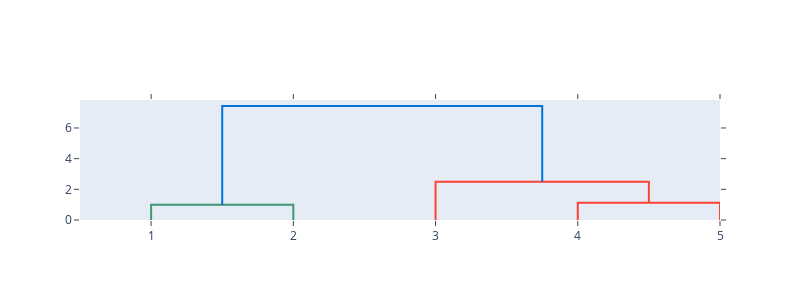
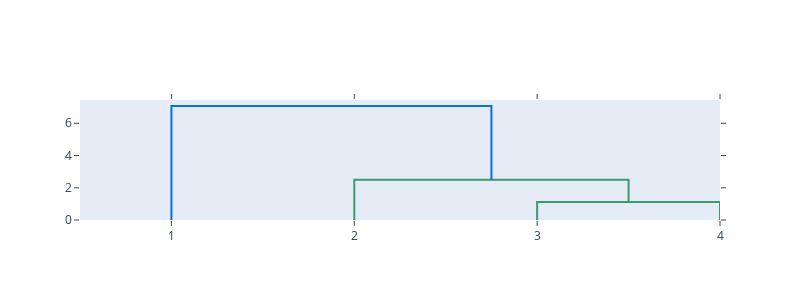
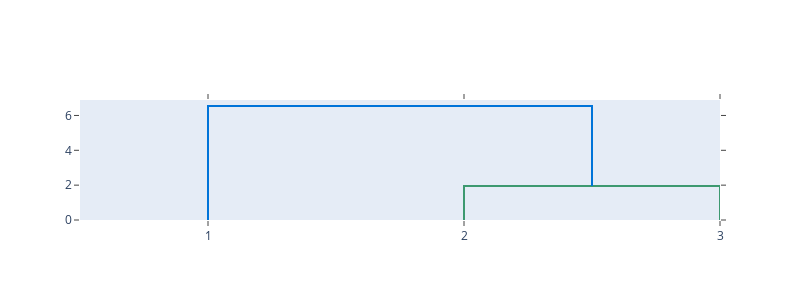
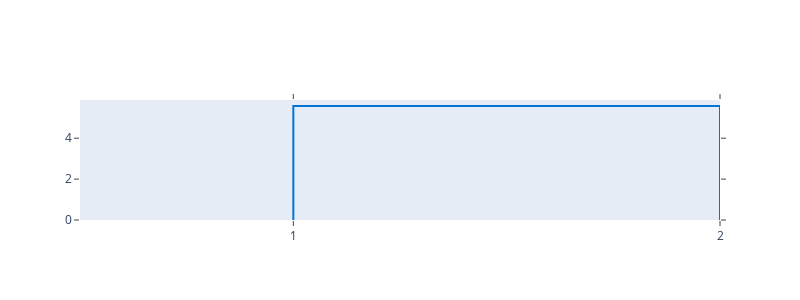

The notebook cell these images were saved under, in order:
### Code cell
X=np.array([[1,1],[2,1],[5,4],[6,5],[6.5,6]])
import plotly.figure_factory as ff
## write your code here
cluster=[]
print(X)
while X.shape!=(1,2):
  X1=X.transpose()
  lab=np.linspace(1,X1.shape[1],X1.shape[1])
  fig = ff.create_dendrogram(X1.T, labels=lab)
  fig.update_layout(width=800, height=300)
  fig.show()
  X,cluster = combine(X,cluster)
  print("Combined Points",cluster[-1]+np.ones((1,2)))


  print('\nMean of clusters after every iteration: \n\n',X)
print('\ncluster combination order: \n\n',cluster+np.ones((len(cluster),2)))

## validate from inbuilt Dendogram

### Figure 1 — Plotly figure (JSON) as saved in the notebook; plotly's stock layout.template omitted (floating-point values rounded to 4 significant figures)
{"data": [{"hoverinfo": "text", "marker": {"color": "rgb(61,153,112)"}, "mode": "lines", "type": "scatter", "x": [5, 5, 15, 15], "xaxis": "x", "y": [0, 1, 1, 0], "yaxis": "y"}, {"hoverinfo": "text", "marker": {"color": "rgb(255,65,54)"}, "mode": "lines", "type": "scatter", "x": [35, 35, 45, 45], "xaxis": "x", "y": [0, 1.118, 1.118, 0], "yaxis": "y"}, {"hoverinfo": "text", "marker": {"color": "rgb(255,65,54)"}, "mode": "lines", "type": "scatter", "x": [25, 25, 40, 40], "xaxis": "x", "y": [0, 2.5, 2.5, 1.118], "yaxis": "y"}, {"hoverinfo": "text", "marker": {"color": "rgb(0,116,217)"}, "mode": "lines", "type": "scatter", "x": [10, 10, 32.5, 32.5], "xaxis": "x", "y": [1, 7.433, 7.433, 2.5], "yaxis": "y"}], "layout": {"autosize": false, "height": 300, "hovermode": "closest", "showlegend": false, "width": 800, "xaxis": {"mirror": "allticks", "rangemode": "tozero", "showgrid": false, "showline": true, "showticklabels": true, "tickmode": "array", "ticks": "outside", "ticktext": [1, 2, 3, 4, 5], "tickvals": [5, 15, 25, 35, 45], "type": "linear", "zeroline": false}, "yaxis": {"mirror": "allticks", "rangemode": "tozero", "showgrid": false, "showline": true, "showticklabels": true, "ticks": "outside", "type": "linear", "zeroline": false}}}

### Figure 2 — Plotly figure (JSON) as saved in the notebook; plotly's stock layout.template omitted (floating-point values rounded to 4 significant figures)
{"data": [{"hoverinfo": "text", "marker": {"color": "rgb(61,153,112)"}, "mode": "lines", "type": "scatter", "x": [25, 25, 35, 35], "xaxis": "x", "y": [0, 1.118, 1.118, 0], "yaxis": "y"}, {"hoverinfo": "text", "marker": {"color": "rgb(61,153,112)"}, "mode": "lines", "type": "scatter", "x": [15, 15, 30, 30], "xaxis": "x", "y": [0, 2.5, 2.5, 1.118], "yaxis": "y"}, {"hoverinfo": "text", "marker": {"color": "rgb(0,116,217)"}, "mode": "lines", "type": "scatter", "x": [5, 5, 22.5, 22.5], "xaxis": "x", "y": [0, 7.071, 7.071, 2.5], "yaxis": "y"}], "layout": {"autosize": false, "height": 300, "hovermode": "closest", "showlegend": false, "width": 800, "xaxis": {"mirror": "allticks", "rangemode": "tozero", "showgrid": false, "showline": true, "showticklabels": true, "tickmode": "array", "ticks": "outside", "ticktext": [1, 2, 3, 4], "tickvals": [5, 15, 25, 35], "type": "linear", "zeroline": false}, "yaxis": {"mirror": "allticks", "rangemode": "tozero", "showgrid": false, "showline": true, "showticklabels": true, "ticks": "outside", "type": "linear", "zeroline": false}}}

### Figure 3 — Plotly figure (JSON) as saved in the notebook; plotly's stock layout.template omitted (floating-point values rounded to 4 significant figures)
{"data": [{"hoverinfo": "text", "marker": {"color": "rgb(61,153,112)"}, "mode": "lines", "type": "scatter", "x": [15, 15, 25, 25], "xaxis": "x", "y": [0, 1.953, 1.953, 0], "yaxis": "y"}, {"hoverinfo": "text", "marker": {"color": "rgb(0,116,217)"}, "mode": "lines", "type": "scatter", "x": [5, 5, 20, 20], "xaxis": "x", "y": [0, 6.543, 6.543, 1.953], "yaxis": "y"}], "layout": {"autosize": false, "height": 300, "hovermode": "closest", "showlegend": false, "width": 800, "xaxis": {"mirror": "allticks", "rangemode": "tozero", "showgrid": false, "showline": true, "showticklabels": true, "tickmode": "array", "ticks": "outside", "ticktext": [1, 2, 3], "tickvals": [5, 15, 25], "type": "linear", "zeroline": false}, "yaxis": {"mirror": "allticks", "rangemode": "tozero", "showgrid": false, "showline": true, "showticklabels": true, "ticks": "outside", "type": "linear", "zeroline": false}}}

### Figure 4 — Plotly figure (JSON) as saved in the notebook; plotly's stock layout.template omitted (floating-point values rounded to 4 significant figures)
{"data": [{"hoverinfo": "text", "marker": {"color": "rgb(0,116,217)"}, "mode": "lines", "type": "scatter", "x": [5, 5, 15, 15], "xaxis": "x", "y": [0, 5.575, 5.575, 0], "yaxis": "y"}], "layout": {"autosize": false, "height": 300, "hovermode": "closest", "showlegend": false, "width": 800, "xaxis": {"mirror": "allticks", "rangemode": "tozero", "showgrid": false, "showline": true, "showticklabels": true, "tickmode": "array", "ticks": "outside", "ticktext": [1, 2], "tickvals": [5, 15], "type": "linear", "zeroline": false}, "yaxis": {"mirror": "allticks", "rangemode": "tozero", "showgrid": false, "showline": true, "showticklabels": true, "ticks": "outside", "type": "linear", "zeroline": false}}}
